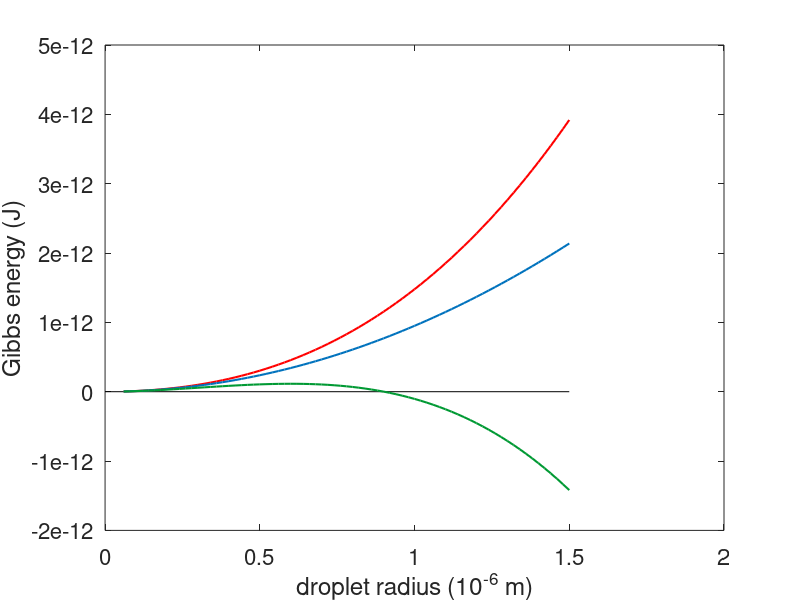
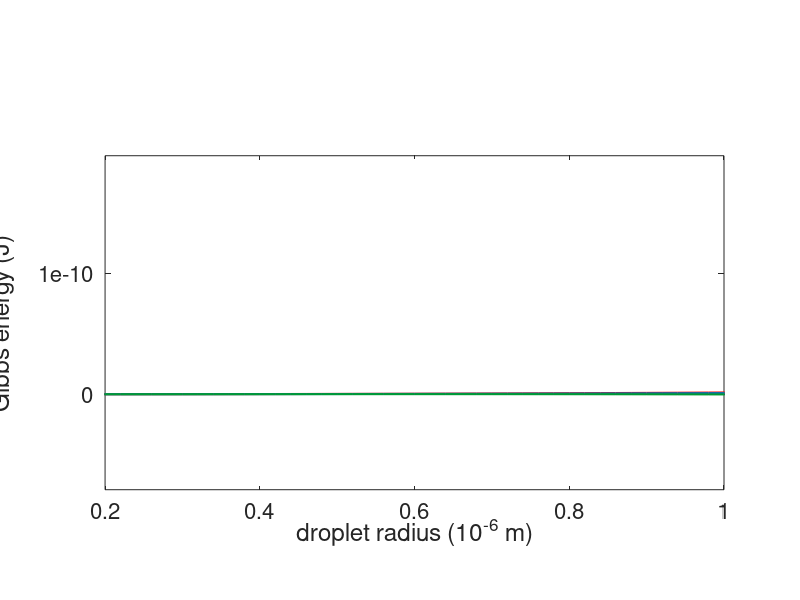
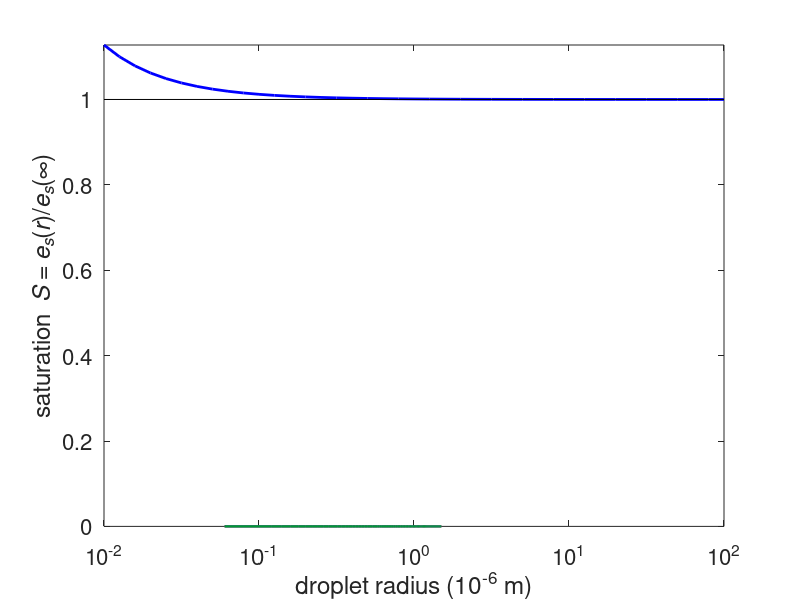

Source code (MATLAB) for these figures, in order:
% plot Gibbs energy as a function of droplet radius r
% cd ~/Dropbox/ATS511/Week07

e=612;  % Pa
es=611; % Pa
% S=e/es; % or
rhol=1e3; % kg m^-3
Rv=461; % J/K/kg
T=273.15;
sigma=75.6e-3; % J/m^2

r=[6e-8:2e-8:1.5e-6]'; % radius m
clf
plot([0 1.5],[0 0],'k'); hold on
% subsaturation
S=0.999;
g2= -rhol*Rv*T*log(S)*4/3*pi*r.^3;
g1= 4*pi*sigma*r.^2;
G=g1+g2;
plot(r*1e6,G,'r','linewidth',1.5)

% saturation
S=1;
g2= -rhol*Rv*T*log(S)*4/3*pi*r.^3;
g1= 4*pi*sigma*r.^2;
G=g1+g2;
plot(r*1e6,G,'linewidth',1.5)

% supersaturation
S=1.002;
g2= -rhol*Rv*T*log(S)*4/3*pi*r.^3;
g1= 4*pi*sigma*r.^2;
G=g1+g2;
plot(r*1e6,G,'linewidth',1.5,'color',[.0 .6 .2])

set(gca,'fontsize',16)
ylabel('Gibbs energy (J)')
xlabel('droplet radius (10^{-6} m)')

print -depsc Gibbs_dropgrowth1.eps

axis([0.2 1 -1e-13 2.5e-13])
print -depsc Gibbs_dropgrowth2.eps

% plot critical saturation as a function or radius
r=10.^(-8:.1:-4)'; % m
S=exp(2*sigma./(rhol*Rv*T.*r));
h=semilogx(r*1e6,S,'b',[1e-2 1e2],[1 1],'k'); set(h(1),'linewidth',2)
set(gca,'fontsize',16)
axis tight
xlabel('droplet radius (10^{-6} m)')
ylabel('saturation  \it{S}\rm = \it{e_s}\rm(\it{r}\rm)/\it{e_s}\rm(\infty)')
print -depsc crit_supersat.eps
